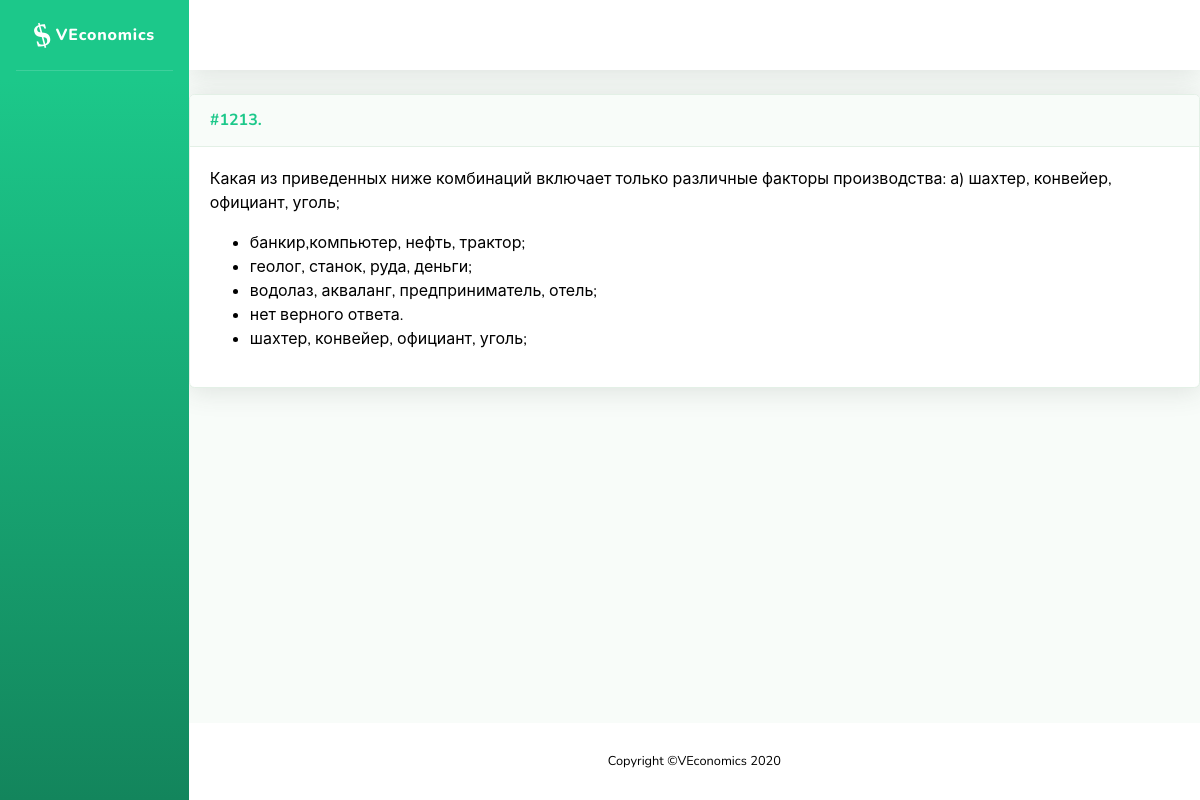
The page /problems/1213 on the database its author committed.
### problems/models.py (models this page shows, shortened)
class Problem(models.Model):
    name = models.CharField('Название', max_length=200, blank=True, null=True)
    task = RichTextUploadingField('Условие')
    problem_type = models.IntegerField('Тип задачи', choices=TYPE_CHOICES, blank=False, null=False, default=0)
    short_answer = models.CharField('Ответ (для автоматической проверки)', max_length=200, blank=True)
    yesno_answer = models.IntegerField('Ответ ДА/НЕТ', choices=YESNO_CHOICES, blank=False, default=0)
    solution = RichTextUploadingField('Решение', blank=True)
    hint = RichTextUploadingField('Подсказка', blank=True)
    topics = models.ManyToManyField(Topic, related_name="problems", verbose_name='Темы')
    assignments = models.ManyToManyField(User, through='Assignment', through_fields=['problem', 'person'])
    class Meta:
        ordering = ['id']

class Variant(models.Model):
    text = models.CharField('Вариант ответа', max_length=1000, blank=False)
    right = models.BooleanField('Верный ответ', blank=False, null=False, default=False)
    problem = models.ForeignKey(Problem, verbose_name="Задача", on_delete=models.CASCADE, blank=True, null=True, related_name='variants')
    order = models.IntegerField('Порядковый номер', blank=False, null=False, default=0)
    class Meta:
        verbose_name = 'Ответ'
        verbose_name_plural = 'Ответы'

### problems/views.py (the view)
# urls.py: path('<int:pk>', views.ProblemDetailView.as_view(), name='problem-detail'),
class ProblemDetailView(DetailView):
    model = Problem

### problems/templates/problems/problem_detail.html
{% extends "problems/sb/base.html" %}
{% block content %}
        {% include 'problems/problem.html' %}
{% endblock %}

### problems/templates/problems/problem.html (shortened to what this page needs)
{% autoescape off%}
<div class="problem">
    <div class="card shadow mb-4">
        <div class="problem-header">
            <a name="problem-{{ problem.id }}" class="d-block card-header py-3" role="button" aria-expanded="true" aria-controls="collapse">
                    <h6 class="m-0 font-weight-bold text-primary">
                        <nobr>
                            <div class="problem-id">
                                #{{ problem.id }}.
                            </div>
                        </nobr>
                    </h6>
            </a>
        </div>
        <div class="card-body">
        <div class="collapse show" id="problem-{{ problem.id }}">
            <div class="problem-task">
                {{ problem.task }}
                {% if not problem.submit and not problem.assignment and not problem.form %}
                    {% if problem.variants %}
                        <ul>
                            {% for variant in problem.variants.all %}
                                <li>
                                    {{ variant.text }}
                                </li>
                            {% endfor %}
                        </ul>
                    {% endif %}
                {% endif %}
            </div>
        </div>
    </div>
    </div>
</div>
{% endautoescape %}

### problems/static/problems/main.css (style rules this page uses)
.problem-header { white-space:nowrap }
h6 div { display:inline-block; }

### rows shown on the page
Problem: id "1213", task "Какая из приведенных ниже комбинаций включает только различные факторы производства: а) шахтер, конвейер, официант, уголь;"
Variant: text "банкир,компьютер, нефть, трактор;"
Variant: text "геолог, станок, руда, деньги;"
Variant: text "водолаз, акваланг, предприниматель, отель;"
Variant: text "нет верного ответа."
Variant: text "шахтер, конвейер, официант, уголь;"
